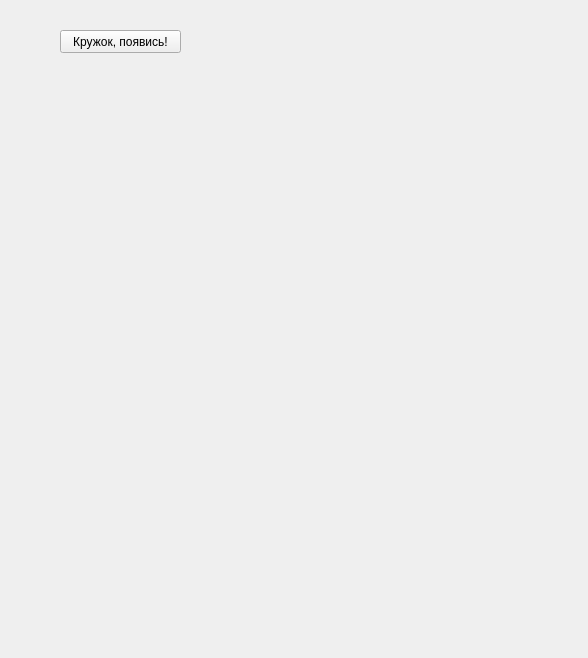
<?xml version="1.0" encoding="UTF-8"?>
<ui version="4.0">
 <class>Form</class>
 <widget class="QWidget" name="Form">
  <property name="geometry">
   <rect>
    <x>0</x>
    <y>0</y>
    <width>588</width>
    <height>658</height>
   </rect>
  </property>
  <property name="windowTitle">
   <string>Form</string>
  </property>
  <widget class="QPushButton" name="pushButton">
   <property name="geometry">
    <rect>
     <x>60</x>
     <y>30</y>
     <width>121</width>
     <height>23</height>
    </rect>
   </property>
   <property name="text">
    <string>Кружок, появись!</string>
   </property>
  </widget>
 </widget>
 <resources/>
 <connections/>
</ui>
